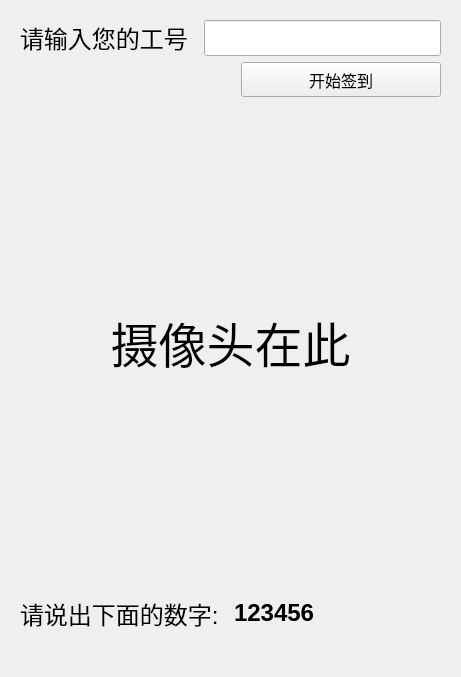
<?xml version="1.0" encoding="UTF-8"?>
<ui version="4.0">
 <class>Attendance</class>
 <widget class="QWidget" name="Attendance">
  <property name="geometry">
   <rect>
    <x>0</x>
    <y>0</y>
    <width>461</width>
    <height>677</height>
   </rect>
  </property>
  <property name="font">
   <font>
    <family>Microsoft YaHei</family>
   </font>
  </property>
  <property name="windowTitle">
   <string>Form</string>
  </property>
  <property name="styleSheet">
   <string notr="true">alternate-background-color: rgba(225, 225, 225);</string>
  </property>
  <layout class="QGridLayout" name="gridLayout_2">
   <item row="0" column="0">
    <widget class="QWidget" name="numberGet_container_widget" native="true">
     <layout class="QVBoxLayout" name="verticalLayout">
      <item>
       <layout class="QHBoxLayout" name="numberGet_layout" stretch="3,4">
        <item>
         <widget class="QLabel" name="labelTipID">
          <property name="font">
           <font>
            <family>Adobe 宋体 Std L</family>
            <pointsize>18</pointsize>
           </font>
          </property>
          <property name="text">
           <string>请输入您的工号</string>
          </property>
         </widget>
        </item>
        <item>
         <widget class="QLineEdit" name="lineEditGetID">
          <property name="sizePolicy">
           <sizepolicy hsizetype="Preferred" vsizetype="Preferred">
            <horstretch>0</horstretch>
            <verstretch>0</verstretch>
           </sizepolicy>
          </property>
          <property name="styleSheet">
           <string notr="true"/>
          </property>
         </widget>
        </item>
       </layout>
      </item>
      <item>
       <layout class="QHBoxLayout" name="btnStart_layout">
        <item>
         <spacer name="horizontalSpacer">
          <property name="orientation">
           <enum>Qt::Horizontal</enum>
          </property>
          <property name="sizeHint" stdset="0">
           <size>
            <width>40</width>
            <height>20</height>
           </size>
          </property>
         </spacer>
        </item>
        <item>
         <widget class="QPushButton" name="pushButtonSure">
          <property name="minimumSize">
           <size>
            <width>200</width>
            <height>35</height>
           </size>
          </property>
          <property name="maximumSize">
           <size>
            <width>200</width>
            <height>35</height>
           </size>
          </property>
          <property name="font">
           <font>
            <family>Microsoft YaHei</family>
            <pointsize>12</pointsize>
           </font>
          </property>
          <property name="styleSheet">
           <string notr="true"/>
          </property>
          <property name="text">
           <string>开始签到</string>
          </property>
         </widget>
        </item>
       </layout>
      </item>
     </layout>
    </widget>
   </item>
   <item row="1" column="0">
    <widget class="QWidget" name="msgGet_container_widget" native="true">
     <layout class="QGridLayout" name="gridLayout" rowstretch="5,1">
      <item row="0" column="0">
       <widget class="QLabel" name="labelShowCamera">
        <property name="font">
         <font>
          <family>Adobe 仿宋 Std R</family>
          <pointsize>36</pointsize>
         </font>
        </property>
        <property name="styleSheet">
         <string notr="true">
</string>
        </property>
        <property name="text">
         <string>摄像头在此</string>
        </property>
        <property name="alignment">
         <set>Qt::AlignCenter</set>
        </property>
       </widget>
      </item>
      <item row="1" column="0">
       <layout class="QHBoxLayout" name="showNumber_layout">
        <item>
         <widget class="QLabel" name="labelTipText">
          <property name="font">
           <font>
            <family>Microsoft YaHei UI</family>
            <pointsize>18</pointsize>
            <weight>50</weight>
            <bold>false</bold>
           </font>
          </property>
          <property name="styleSheet">
           <string notr="true"/>
          </property>
          <property name="text">
           <string>请说出下面的数字:</string>
          </property>
         </widget>
        </item>
        <item>
         <widget class="QLabel" name="labelShowNum">
          <property name="font">
           <font>
            <family>Microsoft JhengHei UI</family>
            <pointsize>18</pointsize>
            <weight>75</weight>
            <bold>true</bold>
           </font>
          </property>
          <property name="styleSheet">
           <string notr="true">
</string>
          </property>
          <property name="text">
           <string>123456</string>
          </property>
         </widget>
        </item>
       </layout>
      </item>
     </layout>
    </widget>
   </item>
  </layout>
 </widget>
 <resources/>
 <connections>
  <connection>
   <sender>pushButtonSure</sender>
   <signal>clicked()</signal>
   <receiver>Attendance</receiver>
   <slot>turnToGetVideo()</slot>
   <hints>
    <hint type="sourcelabel">
     <x>776</x>
     <y>297</y>
    </hint>
    <hint type="destinationlabel">
     <x>894</x>
     <y>334</y>
    </hint>
   </hints>
  </connection>
 </connections>
 <slots>
  <slot>turnToGetVideo()</slot>
 </slots>
</ui>
